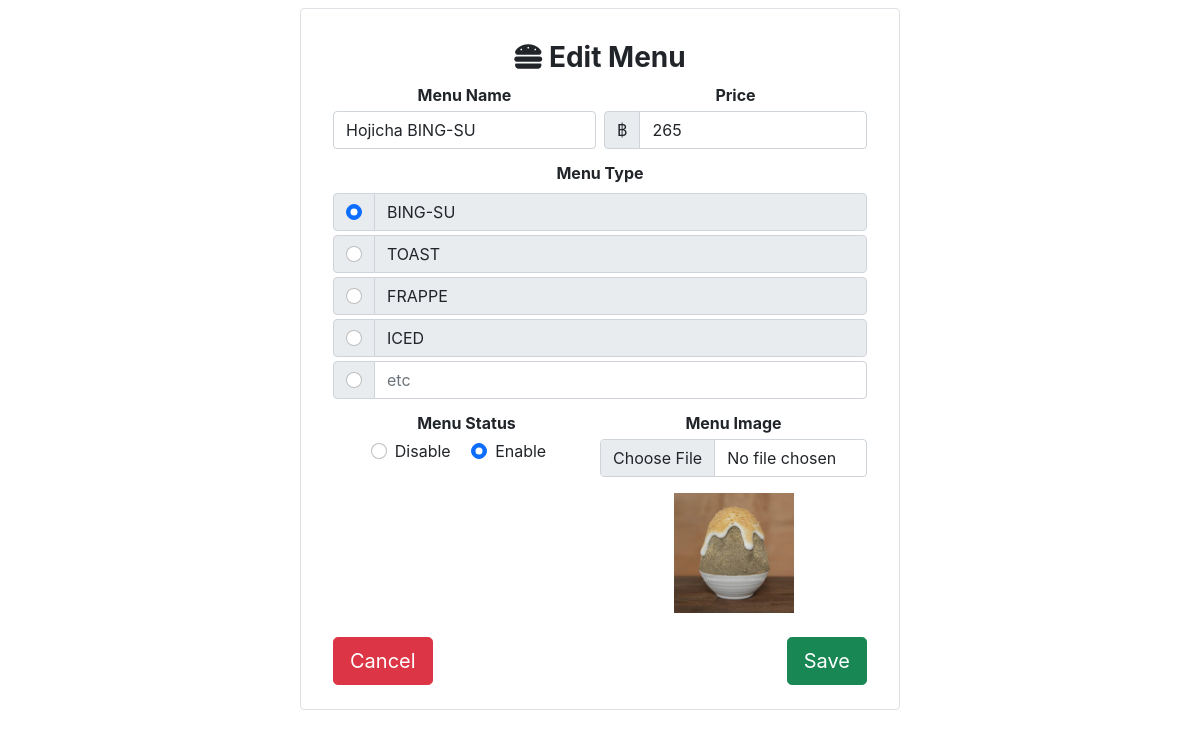
Page /pos_hunsa/public/index.php?pg=menu-edit&id=25 (signed in) on the committed database.
### tables this page shows
CREATE TABLE `menu_info` (
  `menu_id` int(11) NOT NULL,
  `menu_name` text NOT NULL,
  `menu_price` int(11) NOT NULL,
  `disable` tinyint(4) NOT NULL,
  `menu_type` text NOT NULL,
  `menu_img` text NOT NULL
);

### pos_hunsa/app/core/init.php (called while the page is built, shortened)
<?php
require "../app/core/functions.php";
require "../app/core/database.php";
require "../app/core/model.php";
function my_function($classname)
{
	$filename = "../app/models/".ucfirst($classname) . ".php";
}

### pos_hunsa/app/core/model.php (called while the page is built, shortened)
<?php
class Model extends Database
{
	public function first($data)
	{
		$keys = array_keys($data);
		$query = "select * from $this->table where ";
		foreach ($keys as $key) {
			$query .= "$key = :$key && ";
		}
		$query = trim($query,"&& ");
		$db = new Database;
		if($res = $db->query($query,$data))
		{
			return $res[0];
		}
		return false;
	}
}

### pos_hunsa/app/core/database.php (called while the page is built)
<?php
class Database
{
	private function db_connect(){
		$DBHOST = "localhost";
		$DBNAME = "pos_hunsa";
		$DBUSER = "root";
		$DBPASS = "";
		$DBDRIVER = "mysql";
		try{
			$con = new PDO("$DBDRIVER:host=$DBHOST;dbname=$DBNAME",$DBUSER,$DBPASS);
		}catch(PDOException $e){
			echo $e->getMessage();
		}
		return $con;
	}
	public function query($query,$data = array())
	{
		$con = $this->db_connect();
		$smt = $con->prepare($query);
		$check = $smt->execute($data);
		if($check)
		{
			$result = $smt->fetchAll(PDO::FETCH_ASSOC);
			if(is_array($result) && count($result) > 0){
				return $result;
			}
		}
		return false;
	}
}

### pos_hunsa/app/core/functions.php (called while the page is built, shortened)
<?php
function set_value($key,$default = "")
{
	return $default;
}

### pos_hunsa/app/models/Menu_info.php (called while the page is built, shortened)
<?php
class Menu_info extends Model
{
    protected $table = "menu_info";
    public function get_menu_type()
    {
        $query = "select DISTINCT menu_type from $this->table";
        $db = new Database;
        return $db->query($query);
    }
}

### pos_hunsa/app/views/menu/menu-edit.view.php (the view, shortened to what this page needs)
<div class="container-fluid border rounded p-4 m-2 col-lg-6 mx-auto">
	<?php if (!empty($row)) : ?>
		<form method="post" enctype="multipart/form-data" class="overflow-auto">
			<div class="m-2">
				<h3><i class="fa fa-hamburger"></i> Edit Menu</h3>
				<div class="card-editing">
					<div class="me-1 w-50 float-start">
						<div class="form-label">
							<p class="m-1">Menu Name</p>
							<input value="<?= set_value('menu_name', $row['menu_name']) ?>" name="menu_name" type="text" class="form-control <?= !empty($errors['menu_name']) ? 'border-danger' : '' ?>" id="productControlInput1" placeholder="Menu Name">
						</div>
					</div>
					<div class="ms-1 w-50 float-end">
						<div class="form-label">
							<p class="m-1">Price</p>
							<div class="input-group">
								<span class="input-group-text">฿</span>
								<input name="menu_price" value="<?= set_value('menu_price', $row['menu_price']) ?>" type="number" min="1" class="form-control <?= !empty($errors['menu_price']) ? 'border-danger' : '' ?>" placeholder="Price" aria-label="menu_price">
							</div>
						</div>
					</div>
				</div>
				<div class="form-label">
					<p class="m-1">Menu Type</p>
				</div>
				<?php
				foreach ($menu_type as $type) :
				?>
					<div class="input-group mb-1">
						<div class="input-group-text">
							<input class="form-check-input mt-0" type="radio" name="menu_type" value="<?php echo $type['menu_type']; ?>" aria-label="menu_type" <?php if($type['menu_type']== $row['menu_type']) echo 'checked';?>>
						</div>
						<input type="text" class="form-control" name="type" value="<?php echo $type['menu_type']; ?>" aria-label="menu_type" disabled>
					</div>
				<?php endforeach; ?>
				<div class="input-group mb-2">
					<div class="input-group-text">
						<input class="form-check-input mt-0" type="radio" name="menu_type" value="-1" aria-label="menu_type">
					</div>
					<input type="text" class="form-control <?= !empty($errors['menu_type']) ? 'border-danger' : '' ?>" name="type" value="" aria-label="menu_type" placeholder="etc">
				</div>
				<div class="mb-2 w-50 float-start"  style="width: 50%; float: left">
					<div class="form-label">
						<p class="m-1">Menu Status</p>
						<div class="form-check form-check-inline">
							<input class="form-check-input" type="radio" name="disable" id="inlineRadio1" value="1" <?php if ($row['disable'] == 1) echo "checked"; ?>>
							<label class="form-check-label" for="inlineRadio1">Disable</label>
						</div>
						<div class="form-check form-check-inline">
							<input class="form-check-input" type="radio" name="disable" id="inlineRadio2" value="0" <?php if ($row['disable'] == 0) echo "checked"; ?>>
							<label class="form-check-label" for="inlineRadio2">Enable</label>
						</div>
					</div>
				</div>
				<div class="mb-2 w-50 float-start">
					<div class="form-label">
						<p class="m-1">Menu Image</p>
						<input name="menu_img" class="form-control <?= !empty($errors['menu_img']) ? 'border-danger' : '' ?>" type="file" id="formFile">
						<img class="mx-auto m-3 d-block" src="<?= $row['menu_img'] ?>" style="height: 120px;">
					</div>
				</div>
				<?php endif; ?>
				<button class="btn btn-success btn-lg float-end">Save</button>
				<a href="index.php?pg=admin&tab=menu">
					<button type="button" class="btn btn-danger btn-lg float-start">Cancel</button>
				</a>
			</div>
		</form>
</div>

### pos_hunsa/public/assets/css/main.css (style rules this page uses)
body a { text-decoration: none; }

### rows in the picture
menu_info: menu_name "Hojicha BING-SU", menu_price "265", menu_type "☑", disable "☐ Disable", disable "☑ Enable", menu_img (picture)
